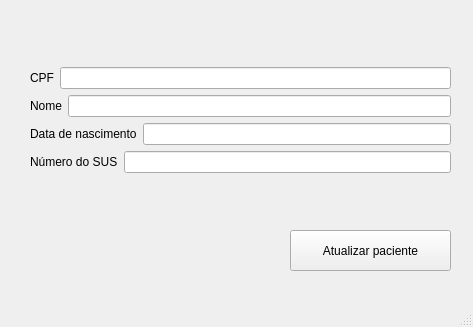
<?xml version="1.0" encoding="UTF-8"?>
<ui version="4.0">
 <class>UpdatePatientWindow</class>
 <widget class="QMainWindow" name="UpdatePatientWindow">
  <property name="geometry">
   <rect>
    <x>0</x>
    <y>0</y>
    <width>473</width>
    <height>327</height>
   </rect>
  </property>
  <property name="windowTitle">
   <string>MainWindow</string>
  </property>
  <widget class="QWidget" name="centralwidget">
   <widget class="QPushButton" name="pushButton">
    <property name="geometry">
     <rect>
      <x>290</x>
      <y>230</y>
      <width>161</width>
      <height>41</height>
     </rect>
    </property>
    <property name="text">
     <string>Atualizar paciente</string>
    </property>
   </widget>
   <widget class="QWidget" name="layoutWidget">
    <property name="geometry">
     <rect>
      <x>30</x>
      <y>30</y>
      <width>421</width>
      <height>181</height>
     </rect>
    </property>
    <layout class="QVBoxLayout" name="verticalLayout_2">
     <item>
      <layout class="QVBoxLayout" name="verticalLayout">
       <item>
        <layout class="QHBoxLayout" name="horizontalLayout">
         <item>
          <widget class="QLabel" name="label">
           <property name="text">
            <string>CPF</string>
           </property>
          </widget>
         </item>
         <item>
          <widget class="QLineEdit" name="cpf"/>
         </item>
        </layout>
       </item>
       <item>
        <layout class="QHBoxLayout" name="horizontalLayout_2">
         <item>
          <widget class="QLabel" name="label_2">
           <property name="text">
            <string>Nome</string>
           </property>
          </widget>
         </item>
         <item>
          <widget class="QLineEdit" name="name"/>
         </item>
        </layout>
       </item>
       <item>
        <layout class="QHBoxLayout" name="horizontalLayout_3">
         <item>
          <widget class="QLabel" name="label_3">
           <property name="text">
            <string>Data de nascimento</string>
           </property>
          </widget>
         </item>
         <item>
          <widget class="QLineEdit" name="date"/>
         </item>
        </layout>
       </item>
       <item>
        <layout class="QHBoxLayout" name="horizontalLayout_4">
         <item>
          <widget class="QLabel" name="label_4">
           <property name="text">
            <string>Número do SUS</string>
           </property>
          </widget>
         </item>
         <item>
          <widget class="QLineEdit" name="sus"/>
         </item>
        </layout>
       </item>
      </layout>
     </item>
    </layout>
   </widget>
  </widget>
  <widget class="QMenuBar" name="menubar">
   <property name="geometry">
    <rect>
     <x>0</x>
     <y>0</y>
     <width>473</width>
     <height>21</height>
    </rect>
   </property>
  </widget>
  <widget class="QStatusBar" name="statusbar"/>
 </widget>
 <resources/>
 <connections/>
</ui>
